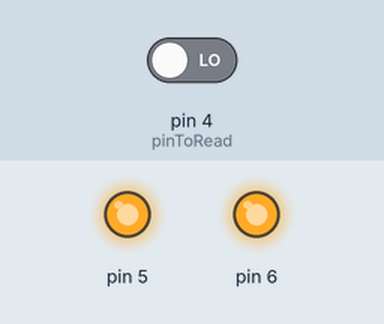
A program run on a simulated Arduino Nano, built with avr-gcc and run on an emulated ATmega328P. On the bench: output pins drawn as LEDs (lit = HIGH). The test bench sets the inputs (shaded band); at power-on: pin 4 (pinToRead) LOW. What the program prints to the serial monitor is not drawn.

Above: at 0.1 s.
At 4.2 s:
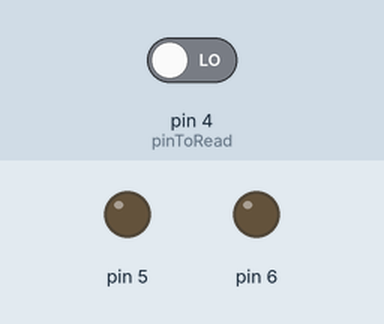
4.3 s: pin 4 (pinToRead) driven HIGH
Timing chart, 0 to 7.3 s (numbered marks = the images above; inputs shaded):
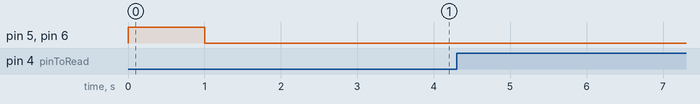

The program:

main.cpp
```cpp
#include <Wire.h>
//#include <E32Uart.h>
#include <SoftwareSerial.h>
#include <stdio.h>
#include <stdlib.h>
#include "Arduino.h"
#define ADDR 255 // 0-TX(modem) 1-RX(rx drone)
#define UARTSPEED 115200 //9600 19200 38400 57600 115200 //
#define AIRSPEED 4800 // 300 1200 2400 4800 9600 19200 //
#define CHANNEL 880 // 862...931 //


uint32_t uartspeed=UARTSPEED;
uint32_t airspeed=AIRSPEED;
uint32_t channel=CHANNEL;
uint8_t  addr=ADDR;
String rol;

const int pinToRead = 4;
unsigned long lastSend=0;


uint8_t ARRAY[10];


 String payload;
SoftwareSerial E32Serial(3,2); //RX TX


void init(uint32_t uartspeed,uint32_t airspeed,uint32_t channel,uint8_t addr); //9600 19200 38400 57600 115200 \\// 300 1200 2400 4800 9600 19200 \\// 862...931  \\//
void setup()
{
    Wire.begin();
    Serial.begin(115200);
    E32Serial.begin(9600);
    E32Serial.setTimeout(1);

  pinMode(4, INPUT);
  pinMode(5, OUTPUT);
  pinMode(6, OUTPUT);
  digitalWrite(5, HIGH); // Логическая единица
  digitalWrite(6, HIGH); // Логическая единица


  init(uartspeed,airspeed,channel,addr);
  payload="0123456789";
 // E32Serial.write(ARRAY, sizeof(ARRAY));
 // E32Serial.print(payload);
  //Serial.print("on_duty_first");
  for (int i=0 ; i<=9 ; i++)
  {ARRAY[i]=123;}
  E32Serial.write(ARRAY, sizeof(ARRAY));
}

void loop() {

  //if (analogRead(4)>=1023)
  if(digitalRead(4)==1)
  {
    unsigned long currentTime = millis();
    unsigned long interval = currentTime - lastSend;
    Serial.println(interval);
    lastSend = currentTime;
    E32Serial.write(ARRAY, sizeof(ARRAY));

  }
}


void init(uint32_t uartspeed,uint32_t airspeed,uint32_t channel,uint8_t addr)
{
  unsigned int ch;
  unsigned int fb;
  unsigned int sb;

  if (uartspeed!=0)
  {
  if (uartspeed==9600)
  {fb=0b011;}
  if (uartspeed==19200)
  {fb=0b100;}
  if (uartspeed==38400)
  {fb=0b101;}
  if (uartspeed==57606)
  {fb=0b110;}
  if (uartspeed==115200)
  {fb=0b111;}
  }
  else
  {uartspeed=9600;}
  if (airspeed!=0)
  {
  if (airspeed==300)
  {sb=0b000;}
  if (airspeed==1200)
  {sb=0b001;}
  if (airspeed==2400)
  {sb=0b010;}
  if (airspeed==4800)
  {sb=0b011;}
  if (airspeed==9600)
  {sb=0b100;}
  if (airspeed==19200)
  {sb=0b101;}
  }
  else
  {airspeed=2400;}

  if (channel>=862 && channel<=931)
  {ch=channel-862;}
  else
  {ch=0;}

  unsigned int sp=(fb<<3)|sb;

  delay(500);
  E32Serial.write(0xC0); // C0 - сохранить настройки, C2 - сбросить после отключения от питания
  E32Serial.write(0xFF);  // Верхний байт адреса. Если оба байта 0xFF - передача и прием по всем адресам на канале
  E32Serial.write(addr);  // Нижний байт адреса. Если оба байта 0xFF - передача и прием по всем адресам на канале
  E32Serial.write(sp); // Параметры скорости
  E32Serial.write(ch); // Канал (частота), 0x06 - 868 МГц, шаг частоты - 1 МГц (0x07 - 869 МГц)
  E32Serial.write(0x44); // Служебные опции
  delay(500);
  digitalWrite(5, LOW); // Логическая единица
  digitalWrite(6, LOW);
  delay(500);
  E32Serial.write(0xC1); // Передаём 3 байта, чтобы модуль вернул текущие параметры
  E32Serial.write(0xC1);
  E32Serial.write(0xC1);
  while(E32Serial.available()) // Получаем параметры и выводим их в монитор порта
  {
  int inByte = E32Serial.read();
  Serial.print(inByte, HEX);
  Serial.print(" ");
  }
  Serial.println(); // Переносим каретку на новую строку, чтобы данные не сливались друг с другом
  delay(500);
  E32Serial.end();
  delay(500);
  E32Serial.begin(uartspeed);
  delay(500);
  Serial.print("E32_900T30D was started "); Serial.println();
  Serial.print("LOW ADDRESS is: ");Serial.print(addr); Serial.println();
  Serial.print("MCU to E32 speed: "); Serial.print(uartspeed); Serial.println();
  Serial.print("Air Data Rate: ");  Serial.print(airspeed); Serial.println();
  Serial.print("Channel (Freqency): "); Serial.print(ch); Serial.print(" ("); Serial.print(channel); Serial.print(")"); Serial.println();
  Serial.println("For Debug send any symbol...");
}
```
